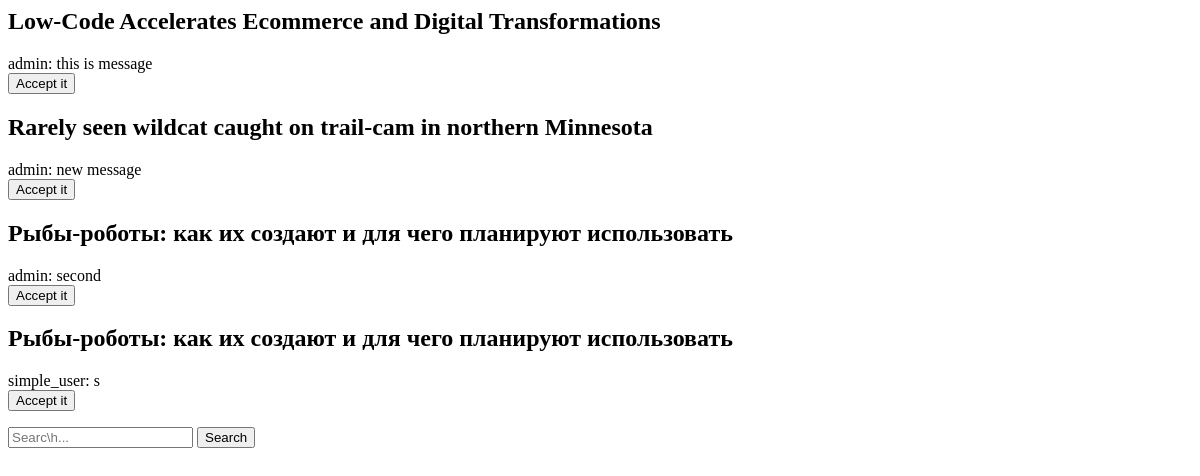
The page /article/message/ (signed in) on the database as committed earlier.
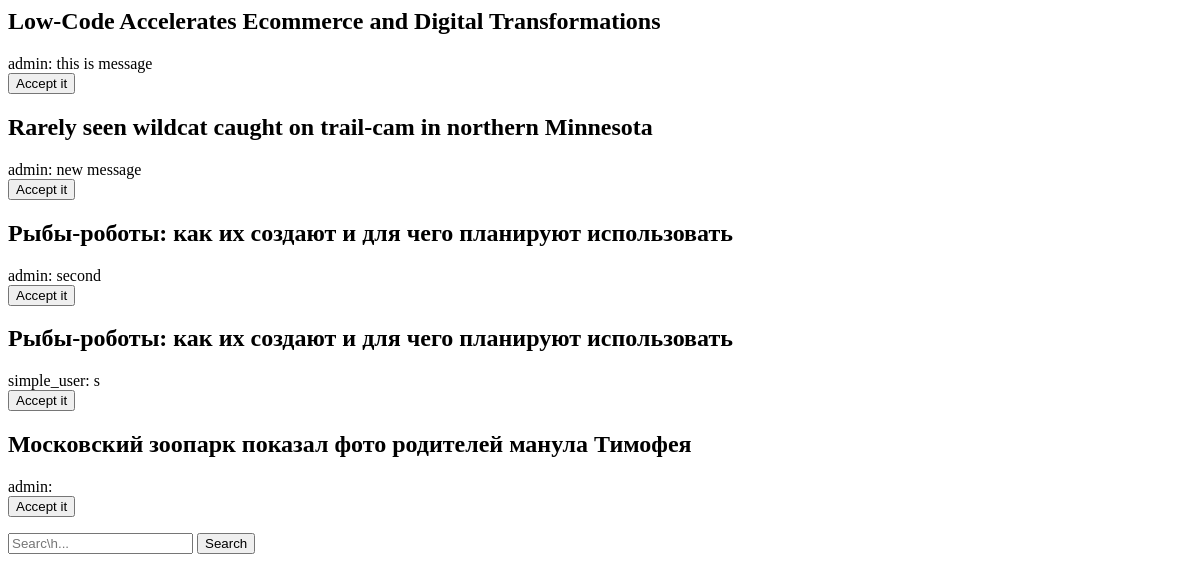
The same page on the database as committed later.
### article/models.py (models this page shows)
class Message(models.Model):
    text = models.CharField(max_length=255)
    article = models.ForeignKey(Article, on_delete=models.CASCADE)
    user_from = models.ForeignKey(User, on_delete=models.CASCADE)

class Article(models.Model):
    tittle = models.CharField(max_length=255, default='')
    text = models.CharField(max_length=1024, default='text edition')
    content = RichTextField(blank=True, null=True)
    content_upload = RichTextUploadingField(blank=True, null=True)
    user = models.ForeignKey(User, on_delete=models.CASCADE)
    likes = models.ManyToManyField(User, through='UserArticle', related_name='user_like', blank=True)
    category = models.ForeignKey(Category, on_delete=models.CASCADE, blank=False)
    def __str__(self):
        return self.tittle

### article/views.py (the view)
# urls.py: path('article/message/', login_required(message_journal), name='message_journal'),
def message_journal(request):
	articles = Article.objects.filter(user=request.user)
	messages = Message.objects.filter(article__in=articles)
	return render(request, 'article/messages.html', {'messages': messages})

### templates/article/messages.html (shortened to what this page needs)
{% for message in messages %}
<div class="model-class">
    <h2>
		{{ message.article}}
	</h2>
        {{ message.user_from }}:
        {{ message.text }}
</div>
<form action="{% url 'article:message_create' pk=message.article.id %}" method="post">
        <input type="submit" value="Accept it">
</form>
{% endfor %}
<form action="" method="get" class="form-inline mt-2 m\
t-md-0">
<input id="q" name="q" value="{{ q }}" \
class="form-control mr-sm-2" type="text" placeholder="Searc\
h..." aria-label="Search">
<button class="btn btn-outline-success my-2 my-sm-0\
" type="submit">Search</button>
</form>

Rows that differ between the two databases and show on the page:
added Message: article "Московский зоопарк показал фото родителей манула Тимофея", user_from "admin"
